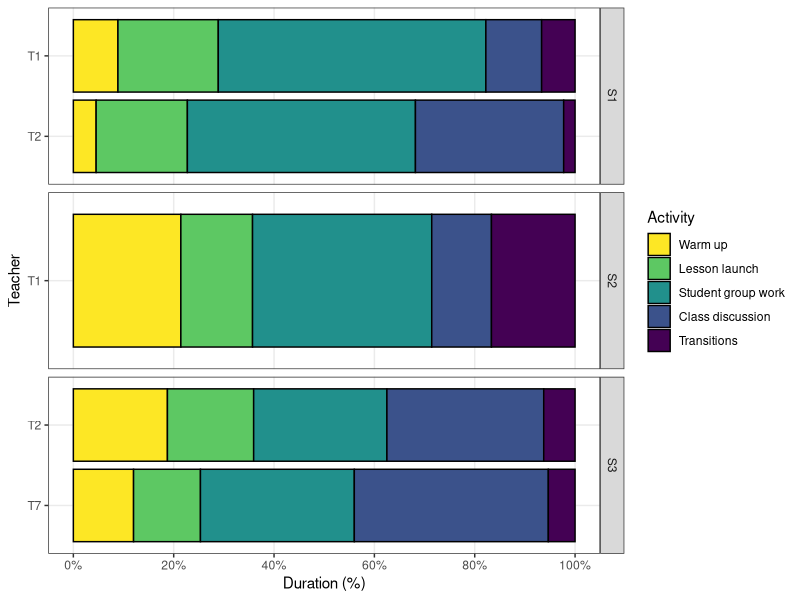
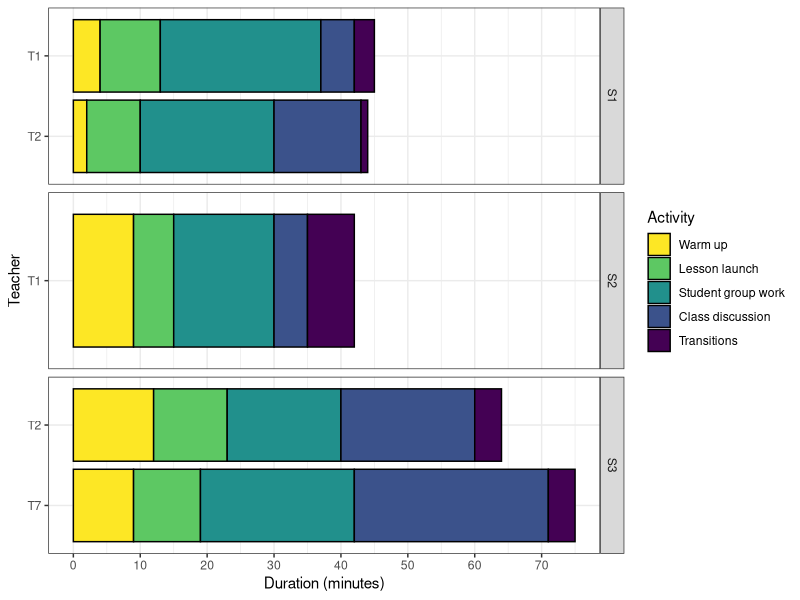

These figures' R source, in order:
## ---- chunk 1
knitr::opts_chunk$set(echo = TRUE)
## ---- chunk 2
# Libraries
library(tidyverse)
## ---- chunk 3
df <-
  tribble(
    ~school, ~teacher, ~act,                   ~time,
    
    "S1",    "T1",     "Warm up",              4,
    "S1",    "T1",     "Lesson launch",        9,
    "S1",    "T1",     "Student group work",   24,
    "S1",    "T1",     "Class discussion",     5,
    "S1",    "T1",     "Transitions",          3,
    
    "S1",    "T2",     "Warm up",              2,
    "S1",    "T2",     "Lesson launch",        8,
    "S1",    "T2",     "Student group work",   20,
    "S1",    "T2",     "Class discussion",     13,
    "S1",    "T2",     "Transitions",          1,
    
    "S2",    "T1",     "Warm up",              9,
    "S2",    "T1",     "Lesson launch",        6,
    "S2",    "T1",     "Student group work",   15,
    "S2",    "T1",     "Class discussion",     5,  
    "S2",    "T1",     "Transitions",          7,
    
    "S3",    "T2",     "Warm up",              12,
    "S3",    "T2",     "Lesson launch",        11,
    "S3",    "T2",     "Student group work",   17,
    "S3",    "T2",     "Class discussion",     20,
    "S3",    "T2",     "Transitions",          4,
    
    "S3",    "T7",     "Warm up",              9,
    "S3",    "T7",     "Lesson launch",        10,
    "S3",    "T7",     "Student group work",   23,
    "S3",    "T7",     "Class discussion",     29,
    "S3",    "T7",     "Transitions",          4
  ) %>%
  mutate(
    act = act %>% fct_inorder() %>% fct_rev(),
    teacher = teacher %>% fct_inorder() %>% fct_rev()
  )
## ---- chunk 4
df %>%
  group_by(school, teacher) %>%
  mutate(
   time = time / sum(time)
  ) %>%
  ungroup %>%
  ggplot(aes(teacher, time, fill = act)) +
  geom_col(position = "stack", color = "black") +
  scale_y_continuous(
    breaks = seq(0, 1, 0.2),
    minor_breaks = NULL,
    labels = scales::percent_format(accuracy = 1)
  ) +
  scale_fill_viridis_d() +
  guides(fill = guide_legend(reverse = T)) +
  theme_bw() +
  coord_flip() +
  facet_grid(vars(school), scales = "free_y") +
  labs(
    x = "Teacher",
    y = "Duration (%)",
    fill = "Activity"
  )
## ---- chunk 5
df %>% 
  ggplot(aes(teacher, time, fill = act)) +
  geom_col(position = "stack", color = "black") +
  scale_fill_viridis_d() +
  guides(fill = guide_legend(reverse = T)) +
  scale_y_continuous(
    breaks = seq(0, 80, 10)
  ) +
  coord_flip() +
  theme_bw() +
  facet_grid(vars(school), scales = "free_y") +
  labs(
    x = "Teacher",
    y = "Duration (minutes)",
    fill = "Activity"
  )
